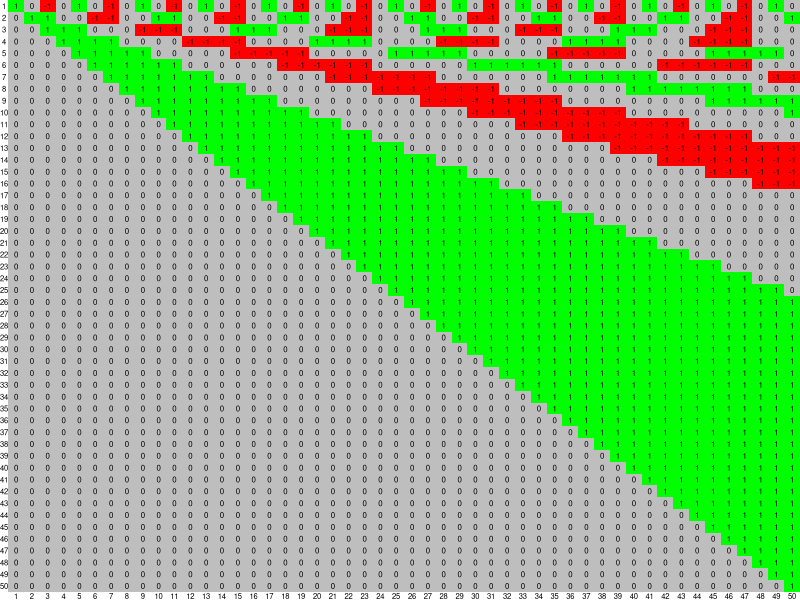

Here is the R script that generated this plot:
# Databricks notebook source
# MAGIC %md https://adventofcode.com/2019/day/16

# COMMAND ----------

# MAGIC %md <article class="day-desc"><h2>--- Day 16: Flawed Frequency Transmission ---</h2><p>You're 3/4ths of the way through the <a href="https://en.wikipedia.org/wiki/Gas_giant">gas giants</a>. Not only do roundtrip signals to Earth take <span title="In minutes, that's as many as thirty tens!">five hours</span>, but the signal quality is quite bad as well.  You can clean up the signal with the Flawed Frequency Transmission algorithm, or <em>FFT</em>.</p>
# MAGIC <p>As input, FFT takes a list of numbers.  In the signal you received (your puzzle input), each number is a single digit: data like <code>15243</code> represents the sequence <code>1</code>, <code>5</code>, <code>2</code>, <code>4</code>, <code>3</code>.</p>
# MAGIC <p>FFT operates in repeated <em>phases</em>.  In each phase, a new list is constructed with the same length as the input list.  This new list is also used as the input for the next phase.</p>
# MAGIC <p>Each element in the new list is built by multiplying every value in the input list by a value in a repeating <em>pattern</em> and then adding up the results. So, if the input list were <code>9, 8, 7, 6, 5</code> and the pattern for a given element were <code>1, 2, 3</code>, the result would be <code>9*1 + 8*2 + 7*3 + 6*1 + 5*2</code> (with each input element on the left and each value in the repeating pattern on the right of each multiplication). Then, only the ones digit is kept: <code>38</code> becomes <code>8</code>, <code>-17</code> becomes <code>7</code>, and so on.</p>
# MAGIC <p>While each element in the output array uses all of the same input array elements, the actual repeating pattern to use depends on <em>which output element</em> is being calculated. The base pattern is <code>0, 1, 0, -1</code>.  Then, repeat each value in the pattern a number of times equal to the <em>position in the output list</em> being considered. Repeat once for the first element, twice for the second element, three times for the third element, and so on.  So, if the third element of the output list is being calculated, repeating the values would produce: <code>0, 0, 0, 1, 1, 1, 0, 0, 0, -1, -1, -1</code>.</p>
# MAGIC <p>When applying the pattern, skip the very first value exactly once. (In other words, offset the whole pattern left by one.) So, for the second element of the output list, the actual pattern used would be: <code>0, 1, 1, 0, 0, -1, -1, 0, 0, 1, 1, 0, 0, -1, -1, ...</code>.</p>
# MAGIC <p>After using this process to calculate each element of the output list, the phase is complete, and the output list of this phase is used as the new input list for the next phase, if any.</p>
# MAGIC <p>Given the input signal <code>12345678</code>, below are four phases of FFT. Within each phase, each output digit is calculated on a single line with the result at the far right; each multiplication operation shows the input digit on the left and the pattern value on the right:</p>
# MAGIC <pre><code>Input signal: 12345678
# MAGIC 
# MAGIC 1*1  + 2*0  + 3*-1 + 4*0  + 5*1  + 6*0  + 7*-1 + 8*0  = 4
# MAGIC 1*0  + 2*1  + 3*1  + 4*0  + 5*0  + 6*-1 + 7*-1 + 8*0  = 8
# MAGIC 1*0  + 2*0  + 3*1  + 4*1  + 5*1  + 6*0  + 7*0  + 8*0  = 2
# MAGIC 1*0  + 2*0  + 3*0  + 4*1  + 5*1  + 6*1  + 7*1  + 8*0  = 2
# MAGIC 1*0  + 2*0  + 3*0  + 4*0  + 5*1  + 6*1  + 7*1  + 8*1  = 6
# MAGIC 1*0  + 2*0  + 3*0  + 4*0  + 5*0  + 6*1  + 7*1  + 8*1  = 1
# MAGIC 1*0  + 2*0  + 3*0  + 4*0  + 5*0  + 6*0  + 7*1  + 8*1  = 5
# MAGIC 1*0  + 2*0  + 3*0  + 4*0  + 5*0  + 6*0  + 7*0  + 8*1  = 8
# MAGIC 
# MAGIC After 1 phase: 48226158
# MAGIC 
# MAGIC 4*1  + 8*0  + 2*-1 + 2*0  + 6*1  + 1*0  + 5*-1 + 8*0  = 3
# MAGIC 4*0  + 8*1  + 2*1  + 2*0  + 6*0  + 1*-1 + 5*-1 + 8*0  = 4
# MAGIC 4*0  + 8*0  + 2*1  + 2*1  + 6*1  + 1*0  + 5*0  + 8*0  = 0
# MAGIC 4*0  + 8*0  + 2*0  + 2*1  + 6*1  + 1*1  + 5*1  + 8*0  = 4
# MAGIC 4*0  + 8*0  + 2*0  + 2*0  + 6*1  + 1*1  + 5*1  + 8*1  = 0
# MAGIC 4*0  + 8*0  + 2*0  + 2*0  + 6*0  + 1*1  + 5*1  + 8*1  = 4
# MAGIC 4*0  + 8*0  + 2*0  + 2*0  + 6*0  + 1*0  + 5*1  + 8*1  = 3
# MAGIC 4*0  + 8*0  + 2*0  + 2*0  + 6*0  + 1*0  + 5*0  + 8*1  = 8
# MAGIC 
# MAGIC After 2 phases: 34040438
# MAGIC 
# MAGIC 3*1  + 4*0  + 0*-1 + 4*0  + 0*1  + 4*0  + 3*-1 + 8*0  = 0
# MAGIC 3*0  + 4*1  + 0*1  + 4*0  + 0*0  + 4*-1 + 3*-1 + 8*0  = 3
# MAGIC 3*0  + 4*0  + 0*1  + 4*1  + 0*1  + 4*0  + 3*0  + 8*0  = 4
# MAGIC 3*0  + 4*0  + 0*0  + 4*1  + 0*1  + 4*1  + 3*1  + 8*0  = 1
# MAGIC 3*0  + 4*0  + 0*0  + 4*0  + 0*1  + 4*1  + 3*1  + 8*1  = 5
# MAGIC 3*0  + 4*0  + 0*0  + 4*0  + 0*0  + 4*1  + 3*1  + 8*1  = 5
# MAGIC 3*0  + 4*0  + 0*0  + 4*0  + 0*0  + 4*0  + 3*1  + 8*1  = 1
# MAGIC 3*0  + 4*0  + 0*0  + 4*0  + 0*0  + 4*0  + 3*0  + 8*1  = 8
# MAGIC 
# MAGIC After 3 phases: 03415518
# MAGIC 
# MAGIC 0*1  + 3*0  + 4*-1 + 1*0  + 5*1  + 5*0  + 1*-1 + 8*0  = 0
# MAGIC 0*0  + 3*1  + 4*1  + 1*0  + 5*0  + 5*-1 + 1*-1 + 8*0  = 1
# MAGIC 0*0  + 3*0  + 4*1  + 1*1  + 5*1  + 5*0  + 1*0  + 8*0  = 0
# MAGIC 0*0  + 3*0  + 4*0  + 1*1  + 5*1  + 5*1  + 1*1  + 8*0  = 2
# MAGIC 0*0  + 3*0  + 4*0  + 1*0  + 5*1  + 5*1  + 1*1  + 8*1  = 9
# MAGIC 0*0  + 3*0  + 4*0  + 1*0  + 5*0  + 5*1  + 1*1  + 8*1  = 4
# MAGIC 0*0  + 3*0  + 4*0  + 1*0  + 5*0  + 5*0  + 1*1  + 8*1  = 9
# MAGIC 0*0  + 3*0  + 4*0  + 1*0  + 5*0  + 5*0  + 1*0  + 8*1  = 8
# MAGIC 
# MAGIC After 4 phases: 01029498
# MAGIC </code></pre>
# MAGIC <p>Here are the first eight digits of the final output list after 100 phases for some larger inputs:</p>
# MAGIC <ul>
# MAGIC <li><code>80871224585914546619083218645595</code> becomes <code>24176176</code>.</li>
# MAGIC <li><code>19617804207202209144916044189917</code> becomes <code>73745418</code>.</li>
# MAGIC <li><code>69317163492948606335995924319873</code> becomes <code>52432133</code>.</li>
# MAGIC </ul>
# MAGIC <p>After <em>100</em> phases of FFT, <em>what are the first eight digits in the final output list?</em></p>
# MAGIC </article>

# COMMAND ----------

library(tidyverse)

# COMMAND ----------

input <- "59715091976660977847686180472178988274868874248912891927881770506416128667679122958792624406231072013221126623881489317912309763385182133601840446469164152094801911846572235367585363091944153574934709408511688568362508877043643569519630950836699246046286262479407806494008328068607275931633094949344281398150800187971317684501113191184838118850287189830872128812188237680673513745269645219228183633986701871488467284716433953663498444829748364402022393727938781357664034739772457855166471802886565257858813291667525635001823584650420815316132943869499800374997777130755842319153463895364409226260937941771665247483191282218355610246363741092810592458"

# COMMAND ----------

nums <- input %>% str_split("") %>% unlist() %>% parse_integer()
nums

# COMMAND ----------

create_pattern <- function(step, length_out, base_pattern = c(0, 1, 0, -1)) {
  base_pattern %>%
    rep(each = step) %>%
    rep(length.out = length_out + 1) %>%
    tail(-1)
}

process_phase <- function(nums) {
  result <- integer(length(nums))
  for (step in seq_along(nums)) {
    pattern <- create_pattern(step, length(nums))
    result[step] <- abs(sum(nums * pattern)) %% 10
  }
  result
}

solve <- function(nums, n_phases = 100) {
  for (phase in seq(from = 0, to = n_phases - 1, by = 1)) {
    nums <- process_phase(nums)
  }
  nums
}

# COMMAND ----------

result <- solve(nums)
result

# COMMAND ----------

answer <- result %>% head(8) %>% str_c(collapse = "")
answer

# COMMAND ----------

# MAGIC %md <article class="day-desc"><h2 id="part2">--- Part Two ---</h2><p>Now that your FFT is working, you can decode the <em>real signal</em>.</p>
# MAGIC <p>The real signal is your puzzle input <em>repeated 10000 times</em>. Treat this new signal as a single input list. Patterns are still calculated as before, and 100 phases of FFT are still applied.</p>
# MAGIC <p>The <em>first seven digits</em> of your initial input signal also represent the <em>message offset</em>. The message offset is the location of the eight-digit message in the final output list. Specifically, the message offset indicates <em>the number of digits to skip</em> before reading the eight-digit message. For example, if the first seven digits of your initial input signal were <code>1234567</code>, the eight-digit message would be the eight digits after skipping 1,234,567 digits of the final output list. Or, if the message offset were <code>7</code> and your final output list were <code>98765432109876543210</code>, the eight-digit message would be <code>21098765</code>. (Of course, your real message offset will be a seven-digit number, not a one-digit number like <code>7</code>.)</p>
# MAGIC <p>Here is the eight-digit message in the final output list after 100 phases. The message offset given in each input has been highlighted. (Note that the inputs given below are repeated 10000 times to find the actual starting input lists.)</p>
# MAGIC <ul>
# MAGIC <li><code><em>0303673</em>2577212944063491565474664</code> becomes <code>84462026</code>.</li>
# MAGIC <li><code><em>0293510</em>9699940807407585447034323</code> becomes <code>78725270</code>.</li>
# MAGIC <li><code><em>0308177</em>0884921959731165446850517</code> becomes <code>53553731</code>.</li>
# MAGIC </ul>
# MAGIC <p>After repeating your input signal 10000 times and running 100 phases of FFT, <em>what is the eight-digit message embedded in the final output list?</em></p>
# MAGIC </article>

# COMMAND ----------

m <- map(seq_len(50), create_pattern, 50) %>% simplify2array() %>% t()
m

# COMMAND ----------

plot_df <-
  m %>%
  as_tibble() %>%
  mutate(y = row_number()) %>%
  pivot_longer(-y, names_to = "x") %>%
  mutate(
    x = str_extract(x, "\\d+") %>% parse_integer()
  )

ggplot(plot_df, aes(x, y, fill = as.factor(value), label = value)) +
  geom_tile() +
  geom_text(size = 2) +
  scale_fill_manual(values = c("red", "grey", "green")) +
  scale_x_continuous(breaks = seq_len(50), expand = c(0, 0)) +
  scale_y_reverse(breaks = seq_len(50), expand = c(0, 0)) +
  theme_void() +
  theme(
    axis.text = element_text(size = rel(0.5)),
    legend.position = "none"
  )

# COMMAND ----------

step <- function(x) x %>% rev() %>% cumsum() %>% `%%`(10) %>% rev()

offset <- head(nums, 7) %>% str_c(collapse = "") %>% parse_integer()

new_nums <- tail(rep(nums, 10000), -offset)
for (i in seq_len(100)) {
  new_nums <- step(new_nums)
}

answer <- head(new_nums, 8)
answer %>% str_c(collapse = "")
